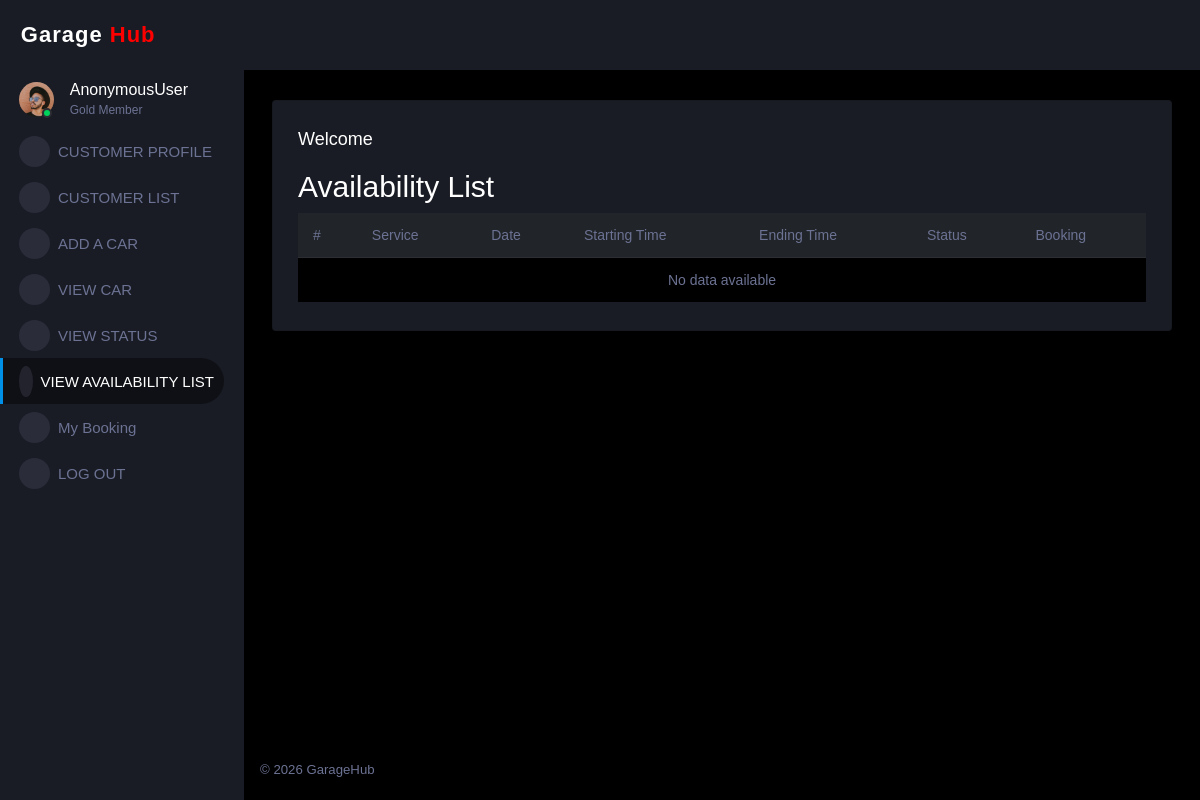
The page /view_availability on the database as committed earlier.
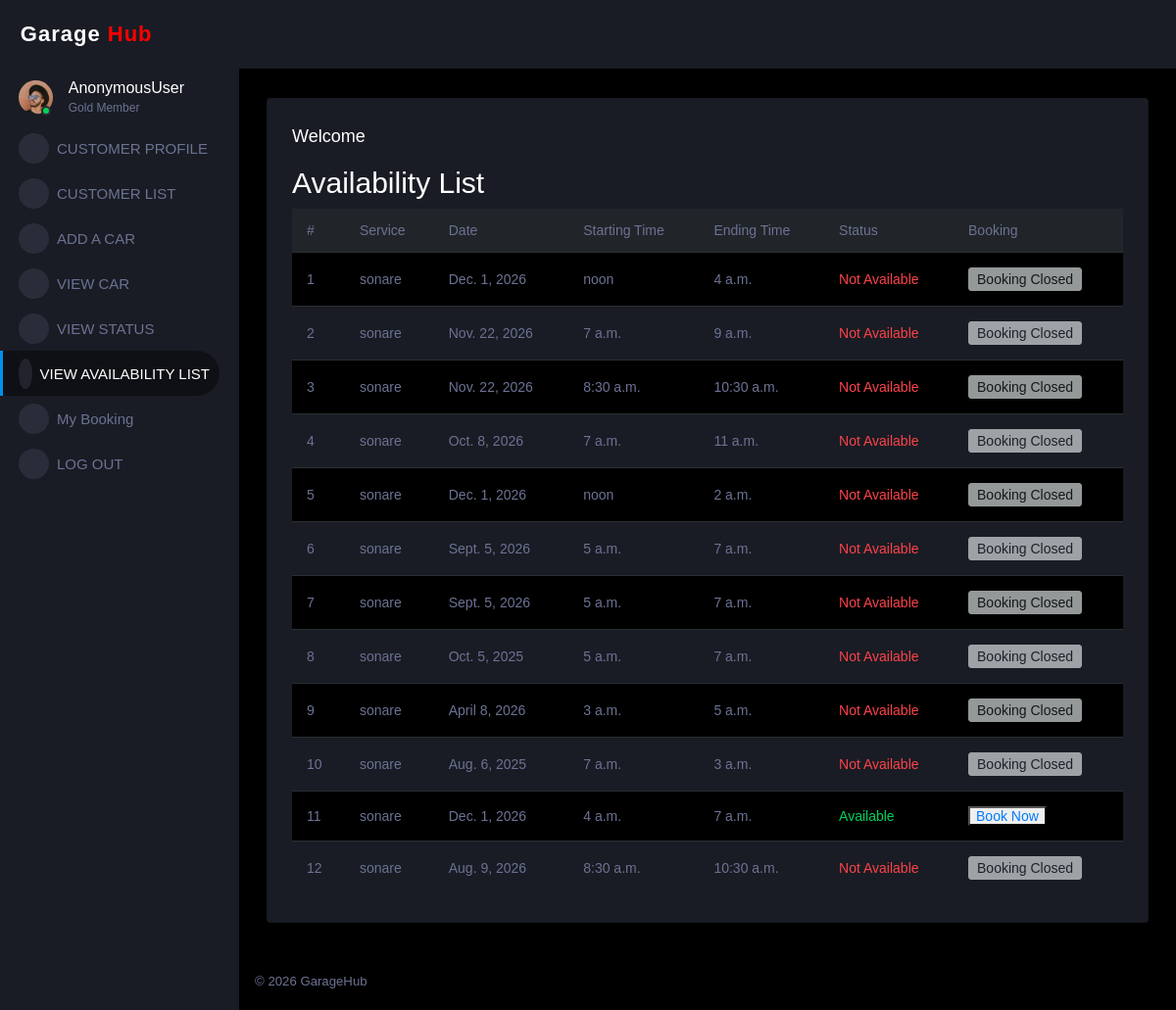
The same page on the database as committed later.
### GARAGE_APP/models.py (models this page shows)
class Availability(models.Model):
    service = models.ForeignKey("Service", on_delete=models.DO_NOTHING)
    date = models.DateField()
    start_time = models.TimeField()
    end_time = models.TimeField()
    is_available = models.BooleanField(default=True)

class Service(models.Model):
    service_details = models.OneToOneField('Login', on_delete=models.DO_NOTHING)
    name = models.CharField(max_length=100)
    address = models.CharField(max_length=100)
    phone = models.CharField(max_length=100)
    email = models.CharField(max_length=100)
    opening_time = models.TimeField()
    closing_time = models.TimeField()
    document = models.FileField(upload_to='documents/')
    def __str__(self):
        return self.name

### GARAGE_APP/customerviews.py (the view)
# urls.py: path("view_availability",customerviews.view_availability,name="view_availability"),
def view_availability(request):
    data = Availability.objects.all()
    return render(request, 'customer/view_availability.html',{"data":data})

### templates/customer/view_availability.html
{% extends "customer/customerbase.html" %}
{% block content %}
<h2>Availability List</h2>
<table class="table table-striped">
  <thead class="table-dark">
    <tr>
      <th>#</th>
      <th>Service</th>
      <th>Date</th>
      <th>Starting Time</th>
      <th>Ending Time</th>
      <th>Status</th>
      <th>Booking</th>
    </tr>
  </thead>
  <tbody>
    {% for i in data %}
    <tr>
      <td>{{ forloop.counter }}</td>
      <td>{{ i.service }}</td>
      <td>{{ i.date }}</td>
      <td>{{ i.start_time }}</td>
      <td>{{ i.end_time }}</td>
      <td>
        {% if i.is_available %}
          <span class="text-success">Available</span>
        {% else %}
          <span class="text-danger">Not Available</span>
        {% endif %}
      </td>
      <td>
        {% if i.is_available %}
          <button>
          <a href="{% url 'book_now' i.id %}">
    Book Now
</a>
              </button>
        {% else %}
          <button class="btn btn-secondary btn-sm" disabled>
            Booking Closed
          </button>
        {% endif %}
      </td>
    </tr>
    {% empty %}
    <tr>
      <td colspan="7" class="text-center text-muted">
        No data available
      </td>
    </tr>
    {% endfor %}
  </tbody>
</table>
{% endblock %}

### templates/customer/customerbase.html (shortened to what this page needs)
{% load static %}
{% load crispy_forms_tags %}
<!DOCTYPE html>
<html lang="en">
<head>
  <link rel="stylesheet" href="{% static 'assets/vendors/mdi/css/materialdesignicons.min.css' %}">
  <link rel="stylesheet" href="{% static 'assets/vendors/css/vendor.bundle.base.css' %}">
  <link rel="stylesheet" href="{% static 'assets/css/style.css' %}">
</head>
<body>
<div class="container-scroller">
  <nav class="sidebar sidebar-offcanvas" id="sidebar">
    <div class="sidebar-brand-wrapper d-none d-lg-flex align-items-center justify-content-center fixed-top">
      <a class="sidebar-brand brand-logo text-white" href="#">
       <h3 class="logo-text">
           <span class="garage-text">Garage</span>
           <span class="hub-text">Hub</span>
       </h3>
      </a>
    </div>
    <ul class="nav">
      <li class="nav-item profile">
        <div class="profile-desc">
          <div class="profile-pic">
            <div class="count-indicator">
              <img class="img-xs rounded-circle" src="{% static 'assets/images/faces/face15.jpg' %}" alt="">
              <span class="count bg-success"></span>
            </div>
            <div class="profile-name">
              <h5 class="mb-0 font-weight-normal">{{ request.user }}</h5>
              <span>Gold Member</span>
            </div>
          </div>
        </div>
      </li>
      <li class="nav-item menu-items">
            <a class="nav-link" href="{% url 'customer_profile' %}">
              <span class="menu-icon">
                <i class="mdi mdi-file-document-box"></i>
              </span>
              <span class="menu-title">CUSTOMER PROFILE</span>
            </a>
          </li>
                    <li class="nav-item menu-items">
            <a class="nav-link" href="{% url 'customer_list' %}">
              <span class="menu-icon">
                <i class="mdi mdi-file-document-box"></i>
              </span>
              <span class="menu-title">CUSTOMER LIST</span>
            </a>
          </li>
              <li class="nav-item menu-items">
            <a class="nav-link" href="{% url 'car_add' %}">
              <span class="menu-icon">
                <i class="mdi mdi-file-document-box"></i>
              </span>
              <span class="menu-title">ADD A CAR</span>
            </a>
          </li>
                 <li class="nav-item menu-items">
            <a class="nav-link" href="{% url 'car_view' %}">
              <span class="menu-icon">
                <i class="mdi mdi-file-document-box"></i>
              </span>
              <span class="menu-title">VIEW CAR</span>
            </a>
          </li>
                <li class="nav-item menu-items">
            <a class="nav-link" href="{% url 'status_views' %}">
              <span class="menu-icon">
                <i class="mdi mdi-file-document-box"></i>
              </span>
              <span class="menu-title">VIEW STATUS</span>
            </a>
                <li class="nav-item menu-items">
            <a class="nav-link" href="{% url 'view_availability' %}">
              <span class="menu-icon">
                <i class="mdi mdi-file-document-box"></i>
              </span>
              <span class="menu-title">VIEW AVAILABILITY LIST</span>
            </a>
          </li>
          </li>
              <li class="nav-item menu-items">
            <a class="nav-link" href="{% url 'booking_view' %}">
              <span class="menu-icon">
                <i class="mdi mdi-file-document-box"></i>
              </span>
              <span class="menu-title">My Booking</span>
            </a>
          </li>
            <li class="nav-item menu-items">
            <a class="nav-link" href="{% url 'Log_out' %}">
              <span class="menu-icon">
                <i class="mdi mdi-file-document-box"></i>
              </span>
              <span class="menu-title">LOG OUT</span>
            </a>
          </li>
    </ul>
  </nav>
  <div class="container-fluid page-body-wrapper">
    <div class="main-panel">
      <div class="content-wrapper">
        <div class="card">
          <div class="card-body">
            <h4 class="card-title">Welcome</h4>
            {% block content %}
            {% endblock %}
          </div>
        </div>
      </div>
      <footer class="footer">
        <div class="d-sm-flex justify-content-center justify-content-sm-between">
          <span class="text-muted d-block text-center text-sm-left">
            © 2026 GarageHub
          </span>
        </div>
      </footer>
    </div>
  </div>
</div>
</body>
</html>

### templates/customer/customerbase.html (style rules this page uses)
.sidebar-brand h3 { color: #ffffff; font-weight: 700; margin: 0; letter-spacing: 1px; }
.logo-text { font-weight: 800; margin: 0; letter-spacing: 1px; font-size: 22px; }
.garage-text { color: #ffffff; }
.hub-text { color: #ff0000; }

Rows that differ between the two databases and show on the page:
added Availability: service "sonare", date "Dec. 1, 2026", start_time "noon", end_time "4 a.m.", is_available "Not Available"
added Availability: service "sonare", date "Nov. 22, 2026", start_time "7 a.m.", end_time "9 a.m.", is_available "Not Available"
added Availability: service "sonare", date "Nov. 22, 2026", start_time "8:30 a.m.", end_time "10:30 a.m.", is_available "Not Available"
added Availability: service "sonare", date "Oct. 8, 2026", start_time "7 a.m.", end_time "11 a.m.", is_available "Not Available"
added Availability: service "sonare", date "Dec. 1, 2026", start_time "noon", end_time "2 a.m.", is_available "Not Available"
added Availability: service "sonare", date "Sept. 5, 2026", start_time "5 a.m.", end_time "7 a.m.", is_available "Not Available"
added Availability: service "sonare", date "Sept. 5, 2026", start_time "5 a.m.", end_time "7 a.m.", is_available "Not Available"
added Availability: service "sonare", date "Oct. 5, 2025", start_time "5 a.m.", end_time "7 a.m.", is_available "Not Available"
added Availability: service "sonare", date "April 8, 2026", start_time "3 a.m.", end_time "5 a.m.", is_available "Not Available"
added Availability: service "sonare", date "Aug. 6, 2025", start_time "7 a.m.", end_time "3 a.m.", is_available "Not Available"
added Availability: service "sonare", date "Dec. 1, 2026", start_time "4 a.m.", end_time "7 a.m.", is_available "Available"
added Availability: service "sonare", date "Aug. 9, 2026", start_time "8:30 a.m.", end_time "10:30 a.m.", is_available "Not Available"
Other text that changed with them:
text no longer shown: "No data available"
